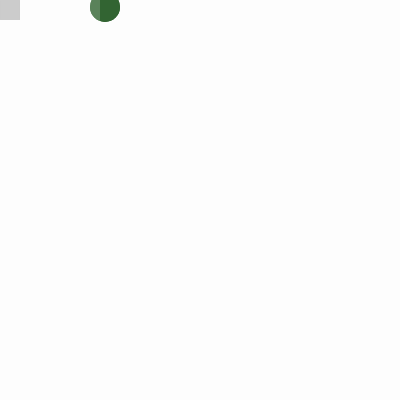
Frame 1 (no input)
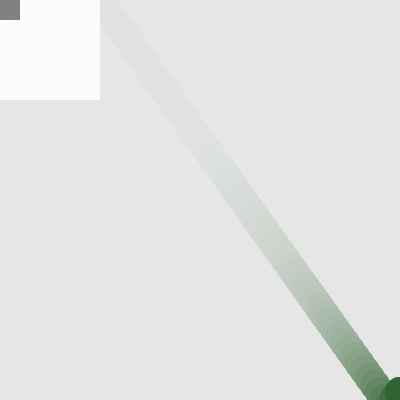
Frame 60 (no input)
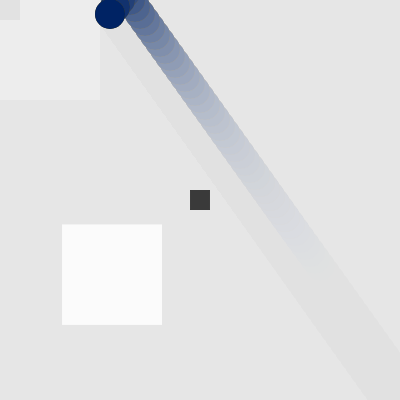
Frame 120 (the mouse pressed at the canvas centre since frame 60)

The p5.js sketch that drew these frames (run headless with seeded random() and noise() and a simulated clock; from frame 60 on, the mouse is pressed at the canvas centre):

// p5.js sketch
// ── sketch.js
let x1 = 100;     // x position of circle 1
let y1 = 0;       // y position
let x1Speed = 5;  // speed in X direction
let y1Speed = 7; // speed in Y direction
let d1 = 30;      // diameter

let x2 = 100;     // x position of circle 2
let y2 = 0;       // y position 
let x2Speed = 5;  // speed in X direction
let y2Speed = 7; // speed in Y direction
let d2 = 30;      // diameter

let red1 = 50;     //colors for circle 1
let green1 = 100;
let blue1 = 50;

let red2 = 50;     //colors for circle 2
let green2 = 100;
let blue2 = 50;

let squarex = 50;  //square x and y positions
let squarey = 50;

let squarex2 = 10;
let squarey2 = 10;

function setup() {
  createCanvas(400, 400);
  rectMode(CENTER);
}




function draw() {

background(220,20); // try commenting this out!


noStroke()


  // if x pos of circle 1 hits the right side or the left side of the canvas,
  // switch directions
  if (x1 > width || x1 < 0) {
    x1Speed = x1Speed * -1;  
  }
  x1 = x1 + x1Speed; // adding a negative xSpeed *decreases* x, right?
  
  // if y pos of circle 1 hits the top or bottom,
  // switch directions
  // make red
  // randomize ammount of green
  if (y1 > width || y1 < 0) {
    y1Speed = y1Speed * -1;
    red1 = 100
    blue1 = 0
    green1 = random(100)
  }
  y1 = y1 + y1Speed;

  fill(red1,green1,blue1)
  ellipse(x1, y1, d1);

  // if x pos of circle 2 hits the right side or the left side of the canvas,
  // switch directions
  // make blue
  // randomize amount of green
  if (x2 > width || x2 < 0) {
    x2Speed = x2Speed * -1;  
    red2 = 0
    blue2= 100
    green2 = random(100)

  }
  x2 = x2 + x2Speed; // adding a negative xSpeed *decreases* x, right?
  
  // if y pos of circle 2 hits top or bottom,
  // switch directions
  if (y2 > width || y2 < 0) {
    y2Speed = y2Speed * -1;  
  }
  y2 = y2 + y2Speed;
  fill(red2,green2,blue2)
  ellipse(x2, y2, d2);

// change fill to white
// spawn square in top left corner
//change fill to black
// spawn small square in top left corner
  fill(255, 50);
  square(squarex, squarey, 100)
  fill(0, 50);
  square(squarex2, squarey2, 20)

}

// randomize position of square when mouse button pressed
// place small black square where mouse is pressed

function mousePressed() {
  squarex = random(50,350)
  squarey = random(50,350)
  squarex2 = mouseX
  squarey2 = mouseY

}

// when a is pressed, randomize horizontal speed of ball 1
// when s is pressed, randomize vertical speed
// when spacebar is pressed, make the same speed as ball 2, move next to ball 2
function keyPressed() {
  if (key === 'a') {
    x1Speed = random(0,20)
  } else if (key === 's') {
    y1Speed = random(0,20)
  } else if (key === ' ') {
    x1Speed = x2Speed
    y1Speed = y2Speed
    x1 = x2 + 10
    y1 = y2
  }
  // Uncomment to prevent any default behavior.
  // return false;
}
